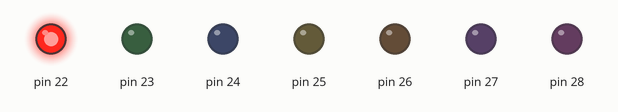
Simulated run of this sketch. Board: Arduino Mega 2560, built with avr-gcc and run on an emulated ATmega2560. On the bench: output pins drawn as LEDs (lit = HIGH).

Above: at 0.05 s.
At 0.27 s:
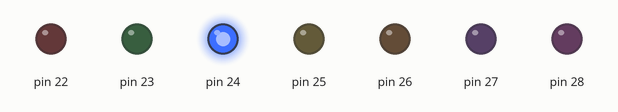
At 0.49 s:
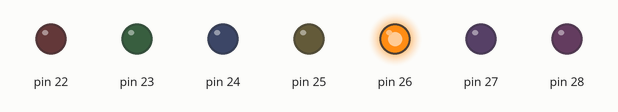
At 0.92 s:
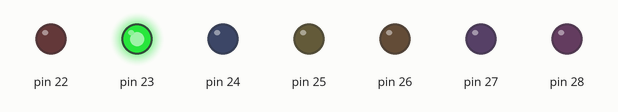
At 1.47 s:
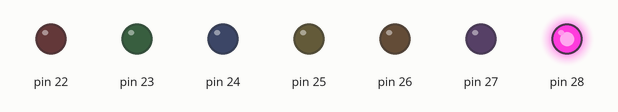
At 2.89 s:
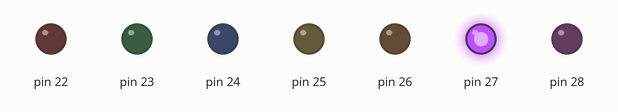
Timing chart, 0 to 3.2 s (numbered marks = the images above):
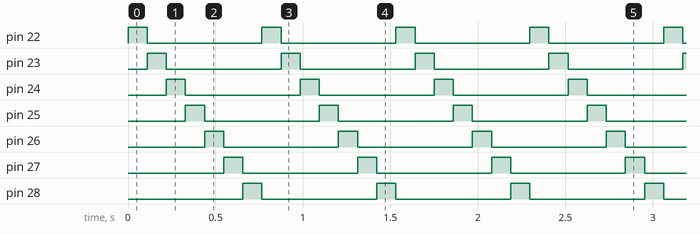

Measured:
- by itself, pin 22–28: alternates HIGH for 0.11 s and LOW for 0.66 s
- by itself, everything shown: repeats every 0.77 s, in 7 steps

The sketch:

sketch.ino
```cpp
#include "GPIO.h"
void setup() {
  // put your setup code here, to run once:
  GPIO_PINMODE('A',0,output);
  GPIO_PINMODE('A',1,output);
  GPIO_PINMODE('A',2,output);
  GPIO_PINMODE('A',3,output);
  GPIO_PINMODE('A',4,output);
  GPIO_PINMODE('A',5,output);
  GPIO_PINMODE('A',6,output);
}

void loop() {
  // put your main code here, to run repeatedly:
  GPIO_WRITE('A',0,high);
  delays(1);
  GPIO_WRITE('A',0,low);

  GPIO_WRITE('A',1,high);
  delays(1);
  GPIO_WRITE('A',1,low);

  GPIO_WRITE('A',2,high);
  delays(1);
  GPIO_WRITE('A',2,low);

  GPIO_WRITE('A',3,high);
  delays(1);
  GPIO_WRITE('A',3,low);

  GPIO_WRITE('A',4,high);
  delays(1);
  GPIO_WRITE('A',4,low);

  GPIO_WRITE('A',5,high);
  delays(1);
  GPIO_WRITE('A',5,low);

  GPIO_WRITE('A',6,high);
  delays(1);
  GPIO_WRITE('A',6,low);
}
```

GPIO.cpp
```cpp
#define F_CPU 16000000UL
#include "GPIO.h"

#include <util/delay.h>
volatile uint8_t *ddra = (volatile uint8_t*)0x21;
volatile uint8_t *ddrb = (volatile uint8_t*)0x24;
volatile uint8_t *ddrc = (volatile uint8_t*)0x27;
volatile uint8_t *porta = (volatile uint8_t*)0x22;
volatile uint8_t *portb = (volatile uint8_t*)0x25;
volatile uint8_t *portc = (volatile uint8_t*)0x28;
volatile uint8_t *pina = (volatile uint8_t*)0x20;
volatile uint8_t *pinb = (volatile uint8_t*)0x23;
volatile uint8_t *dest;

void GPIO_PINMODE(char port, uint8_t pin, uint8_t mode)
{

  if (port == 'A') {
    if (mode)
    {
      *ddra |= (1 << pin);
    }
    else
    {
      *ddra &= ~(1 << pin);
    }
  }
  if (port == 'B') {
    if (mode)
    {
      *ddrb |= (1 << pin);
    }
    else
    {
      *ddrb &= ~(1 << pin);
    }
  }
  if (port == 'C') {
    if (mode)
    {
      *ddrc |= (1 << pin);
    }
    else
    {
      *ddrc &= ~(1 << pin);
    }
  }
}
void GPIO_WRITE(char port, uint8_t pin, uint8_t mode)
{
  if (port == 'A') {
    if (mode)
    {
      *porta |= (1 << pin);
    }
    else
    {
      *porta &= ~(1 << pin);
    }
  }
  if (port == 'B') {
    if (mode)
    {
      *portb |= (1 << pin);
    }
    else
    {
      *portb &= ~(1 << pin);
    }
  }
  if (port == 'C') {
    if (mode)
    {
      *portc |= (1 << pin);
    }
    else
    {
      *portc &= ~(1 << pin);
    }
  }

}
void delay_us(uint16_t microseconds)
{
    _delay_us(microseconds);
}
void delays(volatile long k)
{
  for (volatile long i = 0; i < k; i++)
  {
    for (volatile long j = 0; j < 50000; j++)
    {
      ;
    }
  }
}
volatile uint8_t *ports[] = {porta,portb,portc};
void GPIO_WRITEPORT(char port,uint8_t value)
{
  int index = port-'A';
  *ports[index] = value;
}
volatile uint8_t *pins[] = {pina,pinb};
uint8_t GPIO_READ(char port,uint8_t pin)
{
    int index1 = port-'A';
    return (*pins[index1]&(1<<pin)) ? 1 : 0;
}
```

GPIO.h
```cpp
#ifndef GPIO_H
#define GPIO_H
#include <stdint.h>
#define high 1
#define low 0

#define input 0
#define output 1

#include <util/delay.h>
#define F_CPU 16000000UL

extern volatile uint8_t *ddra;
extern volatile uint8_t *porta;
extern volatile uint8_t *ddrb;
extern volatile uint8_t *portb;
extern volatile uint8_t *ddrc;
extern volatile uint8_t *portc;
extern volatile uint8_t *pina;
extern volatile uint8_t *pinb;
void delay_us(uint16_t microseconds);
void delays(volatile long k);
void GPIO_PINMODE(char port,uint8_t pin,uint8_t mode);
void GPIO_WRITE(char port,uint8_t pin,uint8_t mode);
void GPIO_WRITEPORT(char port,uint8_t value);
uint8_t GPIO_READ(char port,uint8_t pin);
uint8_t GPIO_READPORT();
#endif
```
